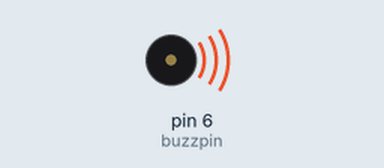
A sketch run on a simulated Arduino Uno, built with avr-gcc and run on an emulated ATmega328P. Parts: buzzer (waves = sounding).

Above: at 0.1 s.
Timing chart, 0 to 1.6 s (numbered marks = the images above):
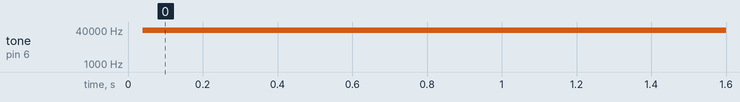

Measured:
- by itself, tone on pin 6 (buzzpin): silent → 38698 Hz at 0.04 s

The sketch:

tone_of_passive_buzzer.ino
```cpp
int buzzpin = 6  ;
int del1 = 10;
int del2= 8 ;
int j;
void setup() {
 pinMode(buzzpin,HIGH);

}

void loop() {
 for(j=1;j<=100;j=j+1){

digitalWrite(buzzpin,HIGH);
delayMicroseconds(del2);
digitalWrite(buzzpin,LOW);
delayMicroseconds(del2);

 }

}
```
